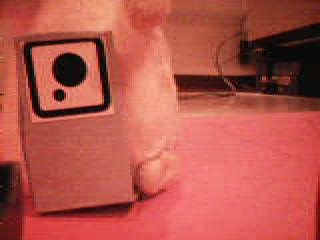
#> input picture DataSet_A/Cercles/Cercle2/147_Cercle2.jpg, 320 x 240 px; its folder holds only this picture in this run
$ python preprocess_and_extract_subset.py
#> lines starting #> are read from the running program, lines starting #| are printed output that depends on the picture; after the words box and inside, x2 and y2 are one past the last pixel; in counts of white or black regions, pixels touching at a corner belong together
from pathlib import Path
import matplotlib.pyplot as plt
from mpl_toolkits.axes_grid1 import ImageGrid
import cv2
import numpy as np
import imutils
import random
import pickle
import Augmentor as aug
import os

DATASET_A_DIR = Path.cwd() / "DataSet_A"
LABELS = ["Cercle2", "Cercle3", "Diamant2", "Diamant5", "Hexagone3", "Hexagone4", "Triangle3", "Triangle5"]

def prepare_subset(pretreated_subset_path: Path):

    # For each shape folder
    for first_level in DATASET_A_DIR.glob('*'):
        if first_level.is_dir():

            # For each chape subfolder
            for second_level in first_level.glob('*'):
                if second_level.is_dir():
                    label = second_level.name
                    class_num = LABELS.index(label) if label in LABELS else -1

                    # If said shape label was chosen for subset
                    if(class_num >= 0):

                        # For each file in shape subfolder
                        for file in second_level.glob('*'):
                            if file.is_file():
                                # preprocess image
                                path = DATASET_A_DIR / first_level.name / second_level.name
                                image = cv2.imread(os.path.join(path, file.name))
#> image is the input picture: shape (240, 320, 3); mean B, G, R 74.1, 84.8, 180.9

                                print(file.name)
                                # extract maker from that image
                                new_image = extract_marker(image)

                                if(new_image is not None):
                                    # save extracted to processed dataset
                                    subset_dir = os.path.join(pretreated_subset_path, first_level.name, second_level.name)

                                    if not os.path.exists(subset_dir):
                                        os.makedirs(subset_dir)

                                    save_image_to(subset_dir + "/" + file.name, new_image)

# Function to detect shape
def detect_shape(contour):
    # initialize the shape name and approximate the contour
    shape = "unidentified"
    peri = cv2.arcLength(contour, True)
    approx = cv2.approxPolyDP(contour, 0.04 * peri, True)

    # if the shape is a triangle, it will have 3 vertices
    if len(approx) == 3:
        shape = "triangle"

    # if the shape has 4 vertices, it is either a square or
    # a rectangle
    elif len(approx) == 4:
        # compute the bounding box of the contour and use the
        # bounding box to compute the aspect ratio
        (x, y, w, h) = cv2.boundingRect(approx)
        ar = w / float(h)

        # a square will have an aspect ratio that is approximately
        # equal to one, otherwise, the shape is a rectangle
        shape = "square" if ar >= 0.95 and ar <= 1.05 else "diamond"

    # if the shape is a pentagon, it will have 5 vertices
    elif len(approx) == 5:
        shape = "hexagon"

    # otherwise, we assume the shape is a circle
    else:
        shape = "circle"

    # return the name of the shape
    return shape

def dispayImage(image):
    cv2.imshow('Processed Image', image)
    cv2.waitKey(0)
    cv2.destroyAllWindows()

def extract_marker(image):

    #dispayImage(image)
    # Convert to grayscale
    gray = cv2.cvtColor(image, cv2.COLOR_BGR2GRAY)
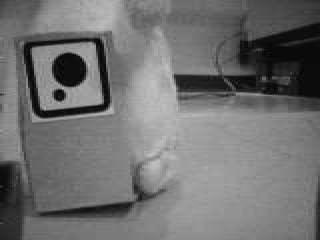
#> gray: shape (240, 320); min 1, max 193, mean 112.3
    #dispayImage(gray)

    # Apply bilateral filter
    filtered_image = cv2.bilateralFilter(gray, 15, 60, 130)
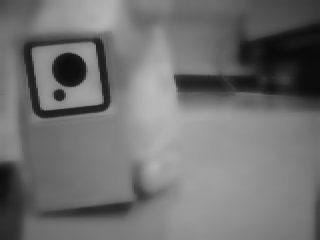
#> filtered_image: shape (240, 320); min 10, max 186, mean 112.4
    #dispayImage(filtered_image)

    # Apply Canny edge detection
    edges = cv2.Canny(filtered_image, 70, 240)
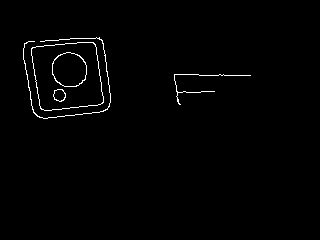
#> edges: shape (240, 320); 1.1% white in thin lines or dots, all inside (x1, y1, x2, y2) = (23, 37, 251, 119)
    #dispayImage(edges)

    # Find contours
    contours, _ = cv2.findContours(edges.copy(), cv2.RETR_EXTERNAL, cv2.CHAIN_APPROX_SIMPLE)
#> contours = 3 contours, 1 with area under 20; largest, box (x1, y1, x2, y2) and area: (31, 42, 104, 111) 4094, (23, 37, 111, 119) 22

    # Filter contours
    square_contours = []
    for contour in contours:
        #perimeter = cv2.arcLength(contour, True)
        #approx = cv2.approxPolyDP(contour, 0.04 * perimeter, True)
        shape = detect_shape(contour)
        if shape == "square":
            square_contours.append(contour)
#> this loop made 3 passes
#> (shape, peri in detect_shape) on passes 1, 3: ('circle', 298.1), ('circle', 606)
#> (shape, peri in detect_shape, approx in detect_shape, x in detect_shape, y in detect_shape, w in detect_shape, h in detect_shape, ar in detect_shape) on pass 2: ('diamond', 260.3, [[93, 42], [31, 48], [41, 109], [103, 102]], 31, 42, 73, 68, 1.07)
#> after the loop, square_contours = []

    # Supposons que vous voulez extraire la région de l'objet ayant le plus grand contour
    try:
        max_contour = max(contours, key=cv2.contourArea)
#> max_contour = contour of 70 points, box (x1, y1, x2, y2) (31, 42, 104, 111), area 4094
    except:
        print("No square found")
        return None

    # Trouver les coordonnées du rectangle englobant ce contour
    x, y, w, h = cv2.boundingRect(max_contour)
#> x = 31; y = 42; w = 73; h = 69

    # Extraire la région de l'image originale
    region_of_interest = image[y:y+h, x:x+w]
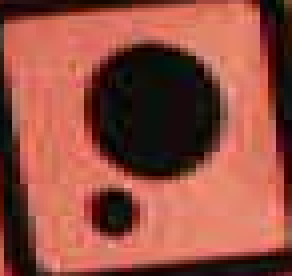
#> region_of_interest: shape (69, 73, 3) (shown 4 times larger); mean B, G, R 65.5, 78.3, 147.7

    # Redimensionner l'image extraite à 40x40 pixels
    resized_image = cv2.resize(region_of_interest, (40, 40))
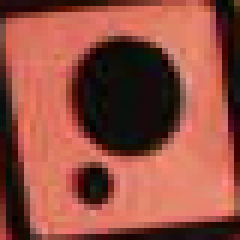
#> resized_image: shape (40, 40, 3) (shown 6 times larger); mean B, G, R 65.7, 78.5, 147.9

    return resized_image

def save_image_to(dir, image):
    print(dir)
    cv2.imwrite(dir, image)


def program():
    path = Path.cwd() / "Processed_DataSet_A"
    prepare_subset(path)

program()

$ run again, on DataSet_A/Cercles/Cercle2/152_Cercle2.jpg
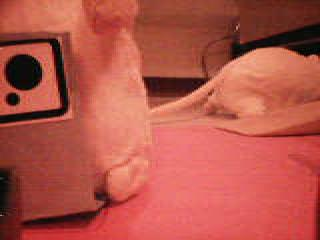
#> input picture DataSet_A/Cercles/Cercle2/152_Cercle2.jpg, 320 x 240 px
#> in prepare_subset, image is the input picture: shape (240, 320, 3); mean B, G, R 72.2, 84, 180.1
#> in extract_marker, `edges = cv2.Canny(filtered_image, 70, 240)`:
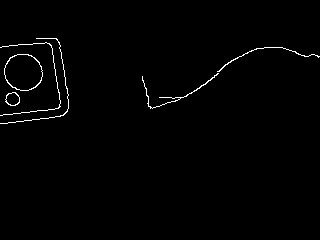
#> edges: shape (240, 320); 1.1% white in thin lines or dots, all inside (x1, y1, x2, y2) = (0, 38, 320, 124)
#> contours = 6 contours, 2 with area under 20; largest, box (x1, y1, x2, y2) and area: (4, 54, 43, 91) 1094, (5, 92, 20, 106) 144, (142, 73, 219, 109) 29, (217, 47, 320, 72) 24
#> the loop in extract_marker, `for contour in contours:` made 6 passes
#> (shape, peri in detect_shape) on passes 1, 3, 5, 6: ('circle', 46.04), ('circle', 124.8), ('circle', 365.2), ('circle', 342.9)
#> after the loop in extract_marker, `for contour in contours:`: square_contours = []
#> max_contour = contour of 52 points, box (x1, y1, x2, y2) (4, 54, 43, 91), area 1094
#> in extract_marker, `x, y, w, h = cv2.boundingRect(max_contour)`: x = 4; y = 54; w = 39; h = 37
#> in extract_marker, `resized_image = cv2.resize(region_of_interest, (40, 40))`:
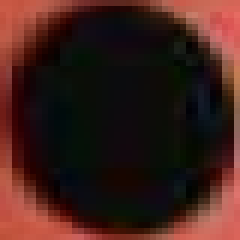
#> resized_image: shape (40, 40, 3) (shown 6 times larger); mean B, G, R 26.4, 31.7, 61.7
